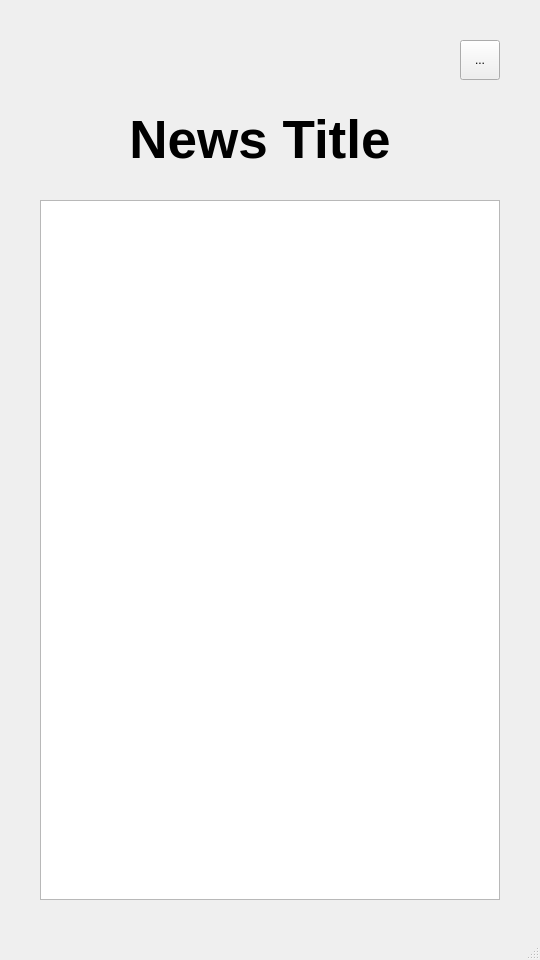
<?xml version="1.0" encoding="UTF-8"?>
<ui version="4.0">
 <class>MainWindow</class>
 <widget class="QMainWindow" name="MainWindow">
  <property name="geometry">
   <rect>
    <x>0</x>
    <y>0</y>
    <width>540</width>
    <height>960</height>
   </rect>
  </property>
  <property name="windowTitle">
   <string>MainWindow</string>
  </property>
  <widget class="QWidget" name="centralwidget">
   <widget class="QLabel" name="newsTitle">
    <property name="geometry">
     <rect>
      <x>110</x>
      <y>100</y>
      <width>300</width>
      <height>80</height>
     </rect>
    </property>
    <property name="font">
     <font>
      <pointsize>40</pointsize>
      <weight>75</weight>
      <bold>true</bold>
     </font>
    </property>
    <property name="text">
     <string>News Title</string>
    </property>
    <property name="alignment">
     <set>Qt::AlignCenter</set>
    </property>
   </widget>
   <widget class="QToolButton" name="newsSetting">
    <property name="geometry">
     <rect>
      <x>460</x>
      <y>40</y>
      <width>40</width>
      <height>40</height>
     </rect>
    </property>
    <property name="text">
     <string>...</string>
    </property>
   </widget>
   <widget class="QTextBrowser" name="textBrowser">
    <property name="geometry">
     <rect>
      <x>40</x>
      <y>200</y>
      <width>460</width>
      <height>700</height>
     </rect>
    </property>
   </widget>
  </widget>
  <widget class="QMenuBar" name="menubar">
   <property name="geometry">
    <rect>
     <x>0</x>
     <y>0</y>
     <width>540</width>
     <height>21</height>
    </rect>
   </property>
  </widget>
  <widget class="QStatusBar" name="statusbar"/>
 </widget>
 <resources/>
 <connections/>
</ui>
